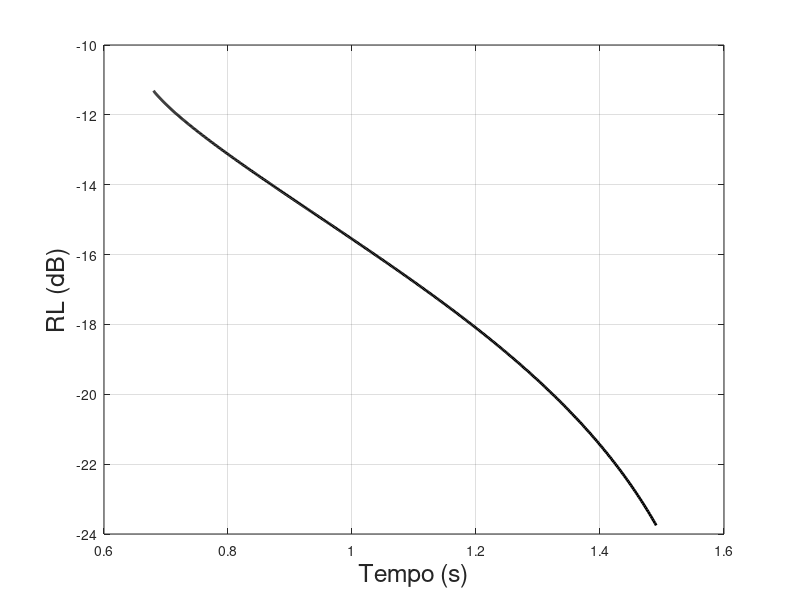

The MATLAB source for this figure:
% Fundamentos de Acústica Submarina 

clear all, close all 

% Parâmetros:
SL  = 0;
phi = 2*pi;
tau = 1; % Duração do pulso
freq   = 3000;
Dmax   = 1000;
zs     = 500.0;
cw    = 1500.0;

nr = 501;
rmin =  100.0;
rmax = 1000.0;
r = linspace(rmin,rmax,nr);

s1 = 0.016;
s2 = 0.002;
sigma = linspace(s1,s2,nr); % Idealizado

trev  = ones(1,nr);
RL    = ones(1,nr);

for i = 1:nr

    ri = sqrt(r(i)*r(i) + (Dmax-zs)^2.0);
    TL = 10*log10( abs( ri ) );
    A = 0.5*cw*tau*pi*ri;
    RLb = 10*log10(A);
    RL(i) = SL - 2*TL + 10*log10( sigma(i) ) + RLb;
    trev(i) = 2*ri/cw;

endfor 

figure(1)
plot(trev,RL,'k','LineWidth',2)
xlabel('Tempo (s)','FontSize',18)
ylabel('RL (dB)'  ,'FontSize',18)
grid on, box on
